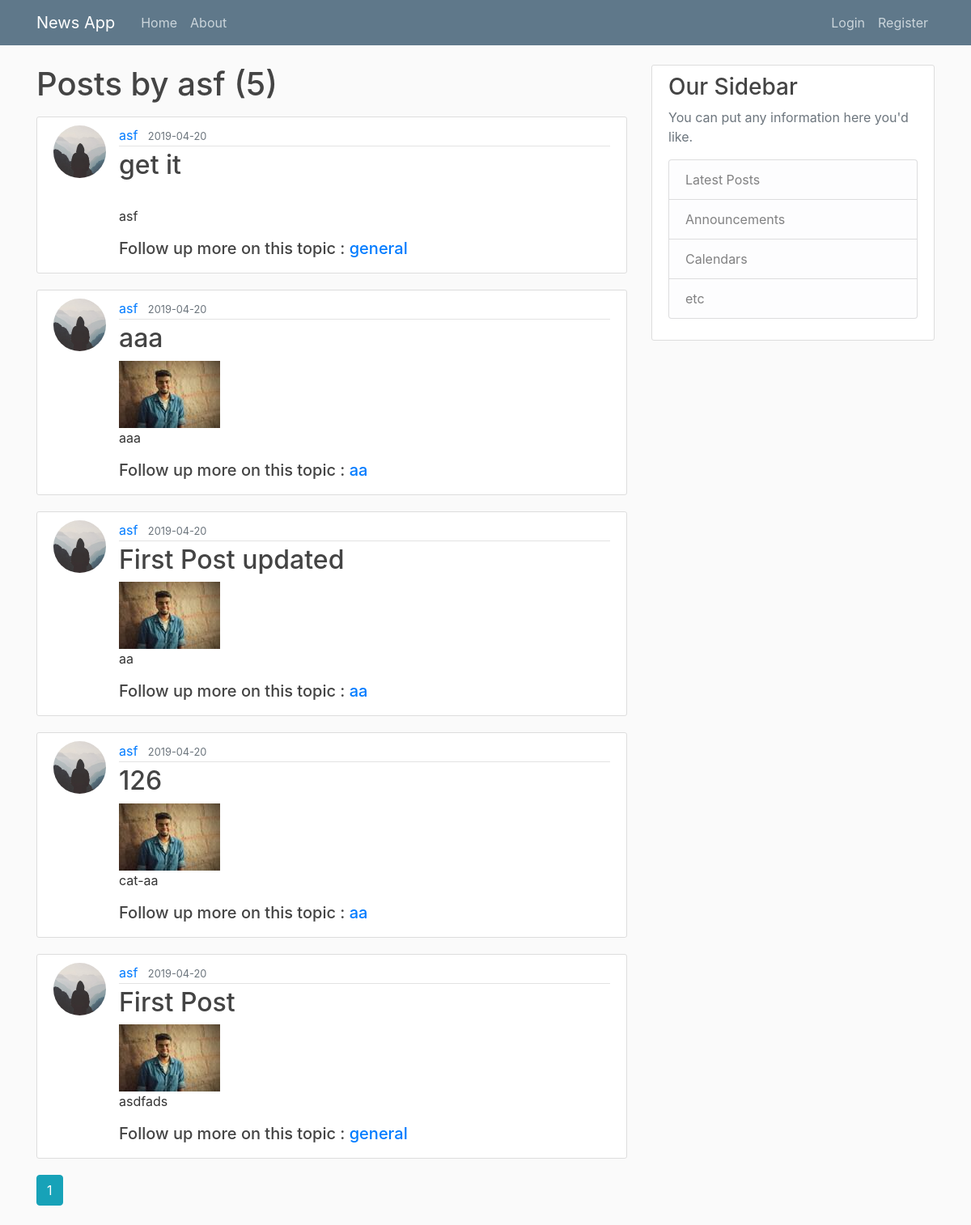
Screenshot of /user/asf with the database file from the repository.
### flaskblog/models.py (models this page shows, shortened)
class User(db.Model, UserMixin):
    id = db.Column(db.Integer, primary_key=True)
    username = db.Column(db.String(20), unique=True, nullable=False)
    email = db.Column(db.String(120), unique=True, nullable=False)
    image_file = db.Column(db.String(20), nullable=False,
                           default='default.jpg')
    password = db.Column(db.String(60), nullable=False)
    posts = db.relationship('Post', backref='author', lazy=True)

class Post(db.Model):
    id = db.Column(db.Integer, primary_key=True)
    title = db.Column(db.String(100), nullable=False)
    date_posted = db.Column(db.DateTime, nullable=False,
                            default=datetime.utcnow)
    content = db.Column(db.Text, nullable=False)
    user_id = db.Column(db.Integer, db.ForeignKey('user.id'), nullable=False)
    image_file = db.Column(db.String(20), nullable=False,
                           default='default1.jpg')
    category = db.Column(db.String(20), nullable=False)

### flaskblog/users/routes.py (the view)
@users.route("/user/<string:username>")
def user_posts(username):
    page = request.args.get('page', 1, type=int)
    user = User.query.filter_by(username=username).first_or_404()
    posts = Post.query.filter_by(author=user)\
        .order_by(Post.date_posted.desc())\
        .paginate(page=page, per_page=5)
    return render_template('user_posts.html', posts=posts, user=user)

### flaskblog/templates/user_posts.html
{% extends "layout.html" %} {% block content %}
<h1 class="mb-3">Posts by {{ user.username }} ({{ posts.total }})</h1>
{% for post in posts.items %}
<article class="media content-section">
  <img
    src="{{ url_for('static',filename='profile_pics/' + post.author.image_file) }}"
    alt=""
    class="rounded-circle article-img"
  />
  <div class="media-body">
    <div class="article-metadata">
      <a
        class="mr-2"
        href="{{ url_for('users.user_posts', username=post.author.username) }}"
        >{{ post.author.username }}</a
      >
      <small class="text-muted">{{
        post.date_posted.strftime("%Y-%m-%d")
      }}</small>
    </div>
    <h2>
      <a class="article-title" href="{{ url_for('posts.post',post_id=post.id) }}">{{
        post.title
      }}</a>
    </h2>
    <img src="{{ url_for('static',filename='profile_pics/' + post.image_file) }}" alt="" class="responsive" />
    <p class="article-content">{{ post.content }}</p>
    <h5>Follow up more on this topic  : <a class="" href="{{ url_for('posts.cat_post', category=post.category) }}">{{ post.category }}</a></h5>
  </div>
</article>
{% endfor %} {% for page_num in posts.iter_pages(left_edge=1, right_edge=1,
left_current=1, right_current=2) %} {% if page_num %} {% if posts.page ==
page_num %}
<a
  class="btn btn-info mb-4"
  href="{{ url_for('users.user_posts', username=user.username, page=page_num)}}"
  >{{ page_num }}</a
>
{% else %}
<a
  class="btn btn-outline-info mb-4"
  href="{{ url_for('posts.user_posts', username=user.username, page=page_num)}}"
  >{{ page_num }}</a
>
{% endif %} {% else %} ... {% endif %} {% endfor %} {% endblock content %}

### flaskblog/static/main.css (style rules this page uses)
body { background: #fafafa; color: #333333; margin-top: 5rem; }
h1, h2, h3, h4, h5, h6 { color: #444444; }
.content-section { background: #ffffff; padding: 10px 20px; border: 1px solid #dddddd; border-radius: 3px; margin-bottom: 20px; }
.article-title { color: #444444; }
.article-content { white-space: pre-line; }
.article-img { height: 65px; width: 65px; margin-right: 16px; }
.article-metadata { padding-bottom: 1px; margin-bottom: 4px; border-bottom: 1px solid #e3e3e3 }

### rows the page displays
User: username "asf"
Post: image_file (placeholder picture), author.username "asf", date_posted "2019-04-20", title "get it", content "asf", category "general"
Post: image_file (placeholder picture), author.username "asf", date_posted "2019-04-20", title "aaa", content "aaa", category "aa"
Post: image_file (placeholder picture), author.username "asf", date_posted "2019-04-20", title "First Post updated", content "aa", category "aa"
Post: image_file (placeholder picture), author.username "asf", date_posted "2019-04-20", title "126", content "cat-aa", category "aa"
Post: image_file (placeholder picture), author.username "asf", date_posted "2019-04-20", title "First Post", content "asdfads", category "general"

### other values shown
{{ posts.total }} "5"
{{ page_num }} "1"
